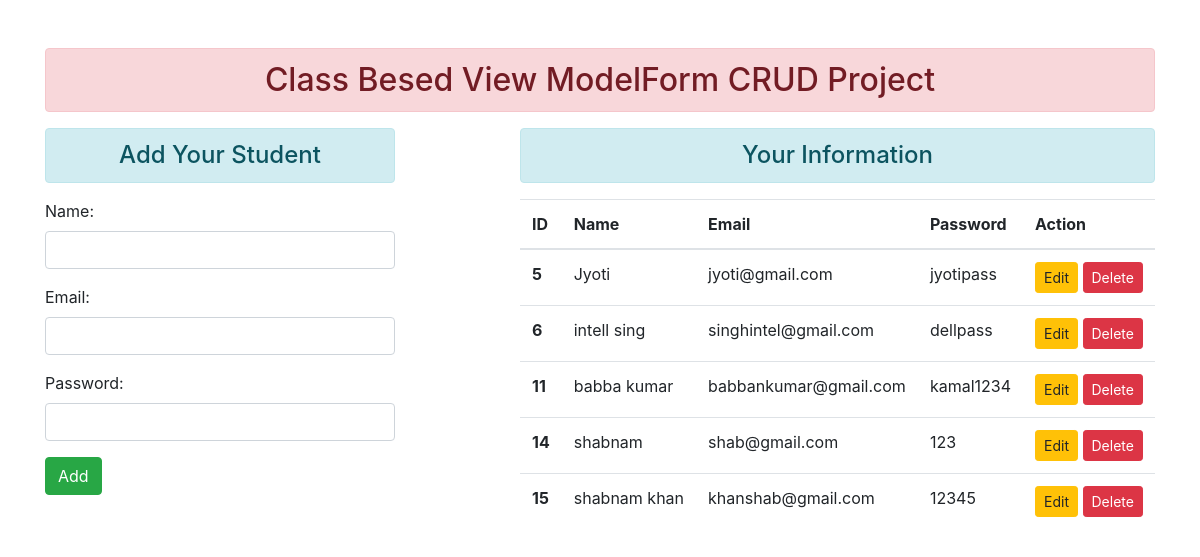
The page / on the database its author committed.
### enroll/models.py (models this page shows)
class User(models.Model):
 name = models.CharField(max_length=70)
 email = models.EmailField(max_length=100)
 password = models.CharField(max_length=100)

### enroll/views.py (the view, shortened to what this page needs)
# urls.py: path('', views.UserAddShowView.as_view(),name='addandshow'),
class UserAddShowView(TemplateView):
      template_name='enroll/addandshow.html'
      def get_context_data(self, **kwargs):
          context = super().get_context_data(**kwargs)
          fm = StudentRegistration()
          stud = User.objects.all()
          context={'stu':stud,'form':fm}
          return context

### enroll/forms.py
class StudentRegistration(forms.ModelForm):
 class Meta:
  model = User
  fields = ['name', 'email', 'password']
  widgets = {
   'name': forms.TextInput(attrs={'class':'form-control'}),
   'email': forms.EmailInput(attrs={'class':'form-control'}),
   'password': forms.PasswordInput(render_value=True, attrs={'class':'form-control'}),
  }

### enroll/templates/enroll/addandshow.html (shortened to what this page needs)
{% extends 'enroll/base.html' %}
{% block content %}
<div class="row">
 <div class="col-sm-4">
  <h4 class="text-center alert alert-info">Add Your Student</h4>
  <form action="" method="POST">
   {{form.as_p}}
   <input type="submit" class="btn btn-success" value="Add">
  </form>
 </div>
 <div class="col-sm-7 offset-1">
  <h4 class="text-center alert alert-info">Your  Information</h4>
  {% if stu %}
   <table class="table table-hover">
     <thead>
       <tr>
         <th scope="col">ID</th>
         <th scope="col">Name</th>
         <th scope="col">Email</th>
         <th scope="col">Password</th>
         <th scope="col">Action</th>
       </tr>
     </thead>
     <tbody>
      {% for st in stu %}
       <tr>
         <th scope="row">{{st.id}}</th>
         <td>{{st.name}}</td>
         <td>{{st.email}}</td>
         <td>{{st.password}}</td>
         <td>
         <a href="{% url 'updatedata' st.id %}" class="btn btn-warning btn-sm">Edit</a>
         <form action="{% url 'deletedata' st.id %}" method="post" class="d-inline"> {% csrf_token %}
          <input type="submit" class="btn btn-danger btn-sm" value="Delete">
         </form>
         </td>
       </tr>
      {% endfor %}
     </tbody>
   </table>
  {% else %}
   <h4 class="text-center alert alert-warning">No Records</h4>
  {% endif %}
 </div>
</div>
{% endblock content %}

### enroll/templates/enroll/base.html (shortened to what this page needs)
<!DOCTYPE html>
{% load static %}
<html lang="en">
<head>
 <link rel="stylesheet" href="{% static 'enroll/css/bootstrap.css' %}">
</head>
<body>
 <div class="container mt-5">
  <h2 class="text-center alert alert-danger">Class Besed View ModelForm CRUD Project</h2>
  {% block content %} {% endblock content %}
 </div>
</body>
</html>

### rows shown on the page
User: id "5", name "Jyoti", email "jyoti@gmail.com", password "jyotipass"
User: id "6", name "intell sing", email "singhintel@gmail.com", password "dellpass"
User: id "11", name "babba kumar", email "babbankumar@gmail.com", password "kamal1234"
User: id "14", name "shabnam", email "shab@gmail.com", password "123"
User: id "15", name "shabnam khan", email "khanshab@gmail.com", password "12345"
